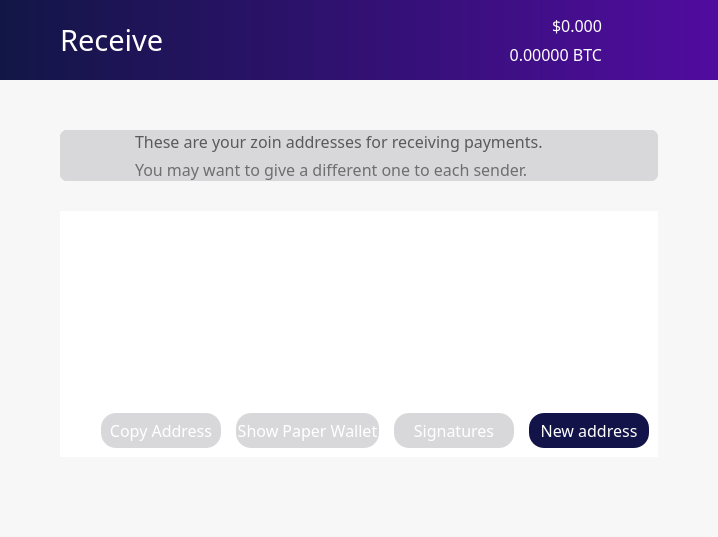
<?xml version="1.0" encoding="UTF-8"?>
<ui version="4.0">
 <class>ReceiveCoinsDialog</class>
 <widget class="QWidget" name="ReceiveCoinsDialog">
  <property name="geometry">
   <rect>
    <x>0</x>
    <y>0</y>
    <width>718</width>
    <height>537</height>
   </rect>
  </property>
  <property name="sizePolicy">
   <sizepolicy hsizetype="Preferred" vsizetype="Preferred">
    <horstretch>0</horstretch>
    <verstretch>0</verstretch>
   </sizepolicy>
  </property>
  <property name="minimumSize">
   <size>
    <width>0</width>
    <height>0</height>
   </size>
  </property>
  <property name="palette">
   <palette>
    <active>
     <colorrole role="WindowText">
      <brush brushstyle="SolidPattern">
       <color alpha="255">
        <red>0</red>
        <green>0</green>
        <blue>0</blue>
       </color>
      </brush>
     </colorrole>
     <colorrole role="Button">
      <brush brushstyle="SolidPattern">
       <color alpha="250">
        <red>247</red>
        <green>247</green>
        <blue>247</blue>
       </color>
      </brush>
     </colorrole>
     <colorrole role="Midlight">
      <brush brushstyle="SolidPattern">
       <color alpha="255">
        <red>255</red>
        <green>255</green>
        <blue>255</blue>
       </color>
      </brush>
     </colorrole>
     <colorrole role="Dark">
      <brush brushstyle="SolidPattern">
       <color alpha="255">
        <red>225</red>
        <green>225</green>
        <blue>225</blue>
       </color>
      </brush>
     </colorrole>
     <colorrole role="Mid">
      <brush brushstyle="SolidPattern">
       <color alpha="255">
        <red>0</red>
        <green>0</green>
        <blue>255</blue>
       </color>
      </brush>
     </colorrole>
     <colorrole role="Text">
      <brush brushstyle="SolidPattern">
       <color alpha="255">
        <red>0</red>
        <green>0</green>
        <blue>0</blue>
       </color>
      </brush>
     </colorrole>
     <colorrole role="BrightText">
      <brush brushstyle="SolidPattern">
       <color alpha="255">
        <red>255</red>
        <green>128</green>
        <blue>0</blue>
       </color>
      </brush>
     </colorrole>
     <colorrole role="ButtonText">
      <brush brushstyle="SolidPattern">
       <color alpha="255">
        <red>0</red>
        <green>0</green>
        <blue>0</blue>
       </color>
      </brush>
     </colorrole>
     <colorrole role="Base">
      <brush brushstyle="SolidPattern">
       <color alpha="250">
        <red>247</red>
        <green>247</green>
        <blue>247</blue>
       </color>
      </brush>
     </colorrole>
     <colorrole role="Window">
      <brush brushstyle="SolidPattern">
       <color alpha="250">
        <red>247</red>
        <green>247</green>
        <blue>247</blue>
       </color>
      </brush>
     </colorrole>
    </active>
    <inactive>
     <colorrole role="WindowText">
      <brush brushstyle="SolidPattern">
       <color alpha="255">
        <red>0</red>
        <green>0</green>
        <blue>0</blue>
       </color>
      </brush>
     </colorrole>
     <colorrole role="Button">
      <brush brushstyle="SolidPattern">
       <color alpha="250">
        <red>247</red>
        <green>247</green>
        <blue>247</blue>
       </color>
      </brush>
     </colorrole>
     <colorrole role="Midlight">
      <brush brushstyle="SolidPattern">
       <color alpha="255">
        <red>255</red>
        <green>255</green>
        <blue>255</blue>
       </color>
      </brush>
     </colorrole>
     <colorrole role="Dark">
      <brush brushstyle="SolidPattern">
       <color alpha="255">
        <red>225</red>
        <green>225</green>
        <blue>225</blue>
       </color>
      </brush>
     </colorrole>
     <colorrole role="Mid">
      <brush brushstyle="SolidPattern">
       <color alpha="255">
        <red>0</red>
        <green>0</green>
        <blue>255</blue>
       </color>
      </brush>
     </colorrole>
     <colorrole role="Text">
      <brush brushstyle="SolidPattern">
       <color alpha="255">
        <red>0</red>
        <green>0</green>
        <blue>0</blue>
       </color>
      </brush>
     </colorrole>
     <colorrole role="BrightText">
      <brush brushstyle="SolidPattern">
       <color alpha="255">
        <red>255</red>
        <green>128</green>
        <blue>0</blue>
       </color>
      </brush>
     </colorrole>
     <colorrole role="ButtonText">
      <brush brushstyle="SolidPattern">
       <color alpha="255">
        <red>0</red>
        <green>0</green>
        <blue>0</blue>
       </color>
      </brush>
     </colorrole>
     <colorrole role="Base">
      <brush brushstyle="SolidPattern">
       <color alpha="250">
        <red>247</red>
        <green>247</green>
        <blue>247</blue>
       </color>
      </brush>
     </colorrole>
     <colorrole role="Window">
      <brush brushstyle="SolidPattern">
       <color alpha="250">
        <red>247</red>
        <green>247</green>
        <blue>247</blue>
       </color>
      </brush>
     </colorrole>
    </inactive>
    <disabled>
     <colorrole role="WindowText">
      <brush brushstyle="SolidPattern">
       <color alpha="255">
        <red>225</red>
        <green>225</green>
        <blue>225</blue>
       </color>
      </brush>
     </colorrole>
     <colorrole role="Button">
      <brush brushstyle="SolidPattern">
       <color alpha="250">
        <red>247</red>
        <green>247</green>
        <blue>247</blue>
       </color>
      </brush>
     </colorrole>
     <colorrole role="Midlight">
      <brush brushstyle="SolidPattern">
       <color alpha="255">
        <red>255</red>
        <green>255</green>
        <blue>255</blue>
       </color>
      </brush>
     </colorrole>
     <colorrole role="Dark">
      <brush brushstyle="SolidPattern">
       <color alpha="255">
        <red>225</red>
        <green>225</green>
        <blue>225</blue>
       </color>
      </brush>
     </colorrole>
     <colorrole role="Mid">
      <brush brushstyle="SolidPattern">
       <color alpha="255">
        <red>0</red>
        <green>0</green>
        <blue>255</blue>
       </color>
      </brush>
     </colorrole>
     <colorrole role="Text">
      <brush brushstyle="SolidPattern">
       <color alpha="255">
        <red>225</red>
        <green>225</green>
        <blue>225</blue>
       </color>
      </brush>
     </colorrole>
     <colorrole role="BrightText">
      <brush brushstyle="SolidPattern">
       <color alpha="255">
        <red>255</red>
        <green>128</green>
        <blue>0</blue>
       </color>
      </brush>
     </colorrole>
     <colorrole role="ButtonText">
      <brush brushstyle="SolidPattern">
       <color alpha="255">
        <red>225</red>
        <green>225</green>
        <blue>225</blue>
       </color>
      </brush>
     </colorrole>
     <colorrole role="Base">
      <brush brushstyle="SolidPattern">
       <color alpha="250">
        <red>247</red>
        <green>247</green>
        <blue>247</blue>
       </color>
      </brush>
     </colorrole>
     <colorrole role="Window">
      <brush brushstyle="SolidPattern">
       <color alpha="250">
        <red>247</red>
        <green>247</green>
        <blue>247</blue>
       </color>
      </brush>
     </colorrole>
    </disabled>
   </palette>
  </property>
  <property name="font">
   <font>
    <family>Snell Roundhand</family>
   </font>
  </property>
  <property name="windowTitle">
   <string>Form</string>
  </property>
  <property name="autoFillBackground">
   <bool>false</bool>
  </property>
  <property name="styleSheet">
   <string notr="true">background-color:rgba(247, 247, 247, 250);
border:0;
</string>
  </property>
  <layout class="QVBoxLayout" name="topLayout">
   <property name="spacing">
    <number>0</number>
   </property>
   <property name="leftMargin">
    <number>0</number>
   </property>
   <property name="topMargin">
    <number>0</number>
   </property>
   <property name="rightMargin">
    <number>0</number>
   </property>
   <property name="bottomMargin">
    <number>0</number>
   </property>
   <item>
    <layout class="QHBoxLayout" name="horizontalLayout" stretch="0">
     <property name="spacing">
      <number>0</number>
     </property>
     <item>
      <layout class="QVBoxLayout" name="verticalLayout_2" stretch="0,0,0">
       <item>
        <layout class="QHBoxLayout" name="Nav">
         <property name="spacing">
          <number>0</number>
         </property>
         <property name="sizeConstraint">
          <enum>QLayout::SetDefaultConstraint</enum>
         </property>
         <property name="topMargin">
          <number>0</number>
         </property>
         <item>
          <widget class="QFrame" name="NavBar">
           <property name="sizePolicy">
            <sizepolicy hsizetype="Preferred" vsizetype="Preferred">
             <horstretch>0</horstretch>
             <verstretch>0</verstretch>
            </sizepolicy>
           </property>
           <property name="minimumSize">
            <size>
             <width>0</width>
             <height>80</height>
            </size>
           </property>
           <property name="maximumSize">
            <size>
             <width>16777215</width>
             <height>80</height>
            </size>
           </property>
           <property name="layoutDirection">
            <enum>Qt::LeftToRight</enum>
           </property>
           <property name="autoFillBackground">
            <bool>false</bool>
           </property>
           <property name="styleSheet">
            <string notr="true">background: QLinearGradient(x1: 0, y1: 0, x2: 1, y2: 0, stop: 0 #121646, stop: 1 #510c9f);
border:0;
</string>
           </property>
           <property name="frameShape">
            <enum>QFrame::StyledPanel</enum>
           </property>
           <property name="frameShadow">
            <enum>QFrame::Raised</enum>
           </property>
           <layout class="QHBoxLayout" name="horizontalLayout_3">
            <property name="spacing">
             <number>6</number>
            </property>
            <property name="leftMargin">
             <number>60</number>
            </property>
            <property name="topMargin">
             <number>0</number>
            </property>
            <property name="rightMargin">
             <number>60</number>
            </property>
            <property name="bottomMargin">
             <number>0</number>
            </property>
            <item>
             <widget class="QLabel" name="label_2">
              <property name="sizePolicy">
               <sizepolicy hsizetype="Preferred" vsizetype="Preferred">
                <horstretch>0</horstretch>
                <verstretch>0</verstretch>
               </sizepolicy>
              </property>
              <property name="font">
               <font>
                <family>ZoinLight</family>
                <pointsize>22</pointsize>
               </font>
              </property>
              <property name="autoFillBackground">
               <bool>false</bool>
              </property>
              <property name="styleSheet">
               <string notr="true">color:white;
background-color: rgba(255, 255, 255,0);</string>
              </property>
              <property name="text">
               <string>Receive</string>
              </property>
              <property name="indent">
               <number>0</number>
              </property>
             </widget>
            </item>
            <item>
             <layout class="QVBoxLayout" name="verticalLayout_5">
              <item>
               <widget class="QLabel" name="priceUSD">
                <property name="font">
                 <font>
                  <family>ZoinMedium</family>
                  <pointsize>12</pointsize>
                  <weight>50</weight>
                  <bold>false</bold>
                 </font>
                </property>
                <property name="styleSheet">
                 <string notr="true">background-color: rgb(0,0,0,0);
color: white;</string>
                </property>
                <property name="text">
                 <string>$0.000</string>
                </property>
                <property name="alignment">
                 <set>Qt::AlignBottom|Qt::AlignRight|Qt::AlignTrailing</set>
                </property>
               </widget>
              </item>
              <item>
               <widget class="QLabel" name="priceBTC">
                <property name="font">
                 <font>
                  <family>ZoinLight</family>
                  <pointsize>12</pointsize>
                  <weight>50</weight>
                  <bold>false</bold>
                 </font>
                </property>
                <property name="styleSheet">
                 <string notr="true">background-color: rgb(0,0,0,0);
color: white;</string>
                </property>
                <property name="text">
                 <string>0.00000 BTC</string>
                </property>
                <property name="alignment">
                 <set>Qt::AlignRight|Qt::AlignTop|Qt::AlignTrailing</set>
                </property>
               </widget>
              </item>
             </layout>
            </item>
            <item>
             <widget class="QPushButton" name="pushButton">
              <property name="maximumSize">
               <size>
                <width>50</width>
                <height>80</height>
               </size>
              </property>
              <property name="styleSheet">
               <string notr="true">background: rgb(0,0,0,0);</string>
              </property>
              <property name="text">
               <string/>
              </property>
              <property name="icon">
               <iconset>
                <normaloff>:/icons/Exports_45</normaloff>:/icons/Exports_45</iconset>
              </property>
              <property name="iconSize">
               <size>
                <width>70</width>
                <height>70</height>
               </size>
              </property>
             </widget>
            </item>
           </layout>
          </widget>
         </item>
        </layout>
       </item>
       <item>
        <widget class="QFrame" name="frame">
         <property name="palette">
          <palette>
           <active>
            <colorrole role="Button">
             <brush brushstyle="SolidPattern">
              <color alpha="250">
               <red>247</red>
               <green>247</green>
               <blue>247</blue>
              </color>
             </brush>
            </colorrole>
            <colorrole role="Base">
             <brush brushstyle="SolidPattern">
              <color alpha="250">
               <red>247</red>
               <green>247</green>
               <blue>247</blue>
              </color>
             </brush>
            </colorrole>
            <colorrole role="Window">
             <brush brushstyle="SolidPattern">
              <color alpha="250">
               <red>247</red>
               <green>247</green>
               <blue>247</blue>
              </color>
             </brush>
            </colorrole>
           </active>
           <inactive>
            <colorrole role="Button">
             <brush brushstyle="SolidPattern">
              <color alpha="250">
               <red>247</red>
               <green>247</green>
               <blue>247</blue>
              </color>
             </brush>
            </colorrole>
            <colorrole role="Base">
             <brush brushstyle="SolidPattern">
              <color alpha="250">
               <red>247</red>
               <green>247</green>
               <blue>247</blue>
              </color>
             </brush>
            </colorrole>
            <colorrole role="Window">
             <brush brushstyle="SolidPattern">
              <color alpha="250">
               <red>247</red>
               <green>247</green>
               <blue>247</blue>
              </color>
             </brush>
            </colorrole>
           </inactive>
           <disabled>
            <colorrole role="Button">
             <brush brushstyle="SolidPattern">
              <color alpha="250">
               <red>247</red>
               <green>247</green>
               <blue>247</blue>
              </color>
             </brush>
            </colorrole>
            <colorrole role="Base">
             <brush brushstyle="SolidPattern">
              <color alpha="250">
               <red>247</red>
               <green>247</green>
               <blue>247</blue>
              </color>
             </brush>
            </colorrole>
            <colorrole role="Window">
             <brush brushstyle="SolidPattern">
              <color alpha="250">
               <red>247</red>
               <green>247</green>
               <blue>247</blue>
              </color>
             </brush>
            </colorrole>
           </disabled>
          </palette>
         </property>
         <property name="styleSheet">
          <string notr="true"/>
         </property>
         <property name="frameShape">
          <enum>QFrame::NoFrame</enum>
         </property>
         <property name="frameShadow">
          <enum>QFrame::Raised</enum>
         </property>
         <property name="lineWidth">
          <number>1</number>
         </property>
         <property name="midLineWidth">
          <number>0</number>
         </property>
         <layout class="QVBoxLayout" name="verticalLayout_4">
          <property name="spacing">
           <number>0</number>
          </property>
          <property name="leftMargin">
           <number>60</number>
          </property>
          <property name="topMargin">
           <number>50</number>
          </property>
          <property name="rightMargin">
           <number>60</number>
          </property>
          <property name="bottomMargin">
           <number>0</number>
          </property>
          <item>
           <widget class="QFrame" name="balance_frame">
            <property name="enabled">
             <bool>true</bool>
            </property>
            <property name="palette">
             <palette>
              <active>
               <colorrole role="Button">
                <brush brushstyle="SolidPattern">
                 <color alpha="255">
                  <red>216</red>
                  <green>216</green>
                  <blue>219</blue>
                 </color>
                </brush>
               </colorrole>
               <colorrole role="Base">
                <brush brushstyle="SolidPattern">
                 <color alpha="255">
                  <red>216</red>
                  <green>216</green>
                  <blue>219</blue>
                 </color>
                </brush>
               </colorrole>
               <colorrole role="Window">
                <brush brushstyle="SolidPattern">
                 <color alpha="255">
                  <red>216</red>
                  <green>216</green>
                  <blue>219</blue>
                 </color>
                </brush>
               </colorrole>
              </active>
              <inactive>
               <colorrole role="Button">
                <brush brushstyle="SolidPattern">
                 <color alpha="255">
                  <red>216</red>
                  <green>216</green>
                  <blue>219</blue>
                 </color>
                </brush>
               </colorrole>
               <colorrole role="Base">
                <brush brushstyle="SolidPattern">
                 <color alpha="255">
                  <red>216</red>
                  <green>216</green>
                  <blue>219</blue>
                 </color>
                </brush>
               </colorrole>
               <colorrole role="Window">
                <brush brushstyle="SolidPattern">
                 <color alpha="255">
                  <red>216</red>
                  <green>216</green>
                  <blue>219</blue>
                 </color>
                </brush>
               </colorrole>
              </inactive>
              <disabled>
               <colorrole role="Button">
                <brush brushstyle="SolidPattern">
                 <color alpha="255">
                  <red>216</red>
                  <green>216</green>
                  <blue>219</blue>
                 </color>
                </brush>
               </colorrole>
               <colorrole role="Base">
                <brush brushstyle="SolidPattern">
                 <color alpha="255">
                  <red>216</red>
                  <green>216</green>
                  <blue>219</blue>
                 </color>
                </brush>
               </colorrole>
               <colorrole role="Window">
                <brush brushstyle="SolidPattern">
                 <color alpha="255">
                  <red>216</red>
                  <green>216</green>
                  <blue>219</blue>
                 </color>
                </brush>
               </colorrole>
              </disabled>
             </palette>
            </property>
            <property name="contextMenuPolicy">
             <enum>Qt::DefaultContextMenu</enum>
            </property>
            <property name="styleSheet">
             <string notr="true">background-color: rgb(216, 216, 219);
border:0;
border-radius:7px;
border-style:solid;</string>
            </property>
            <property name="frameShape">
             <enum>QFrame::StyledPanel</enum>
            </property>
            <property name="frameShadow">
             <enum>QFrame::Plain</enum>
            </property>
            <property name="lineWidth">
             <number>1</number>
            </property>
            <layout class="QHBoxLayout" name="horizontalLayout_4">
             <property name="spacing">
              <number>0</number>
             </property>
             <property name="sizeConstraint">
              <enum>QLayout::SetDefaultConstraint</enum>
             </property>
             <property name="leftMargin">
              <number>0</number>
             </property>
             <property name="topMargin">
              <number>0</number>
             </property>
             <property name="rightMargin">
              <number>0</number>
             </property>
             <property name="bottomMargin">
              <number>0</number>
             </property>
             <item>
              <widget class="QPushButton" name="pushButton_3">
               <property name="sizePolicy">
                <sizepolicy hsizetype="Fixed" vsizetype="Preferred">
                 <horstretch>0</horstretch>
                 <verstretch>0</verstretch>
                </sizepolicy>
               </property>
               <property name="minimumSize">
                <size>
                 <width>75</width>
                 <height>0</height>
                </size>
               </property>
               <property name="text">
                <string/>
               </property>
               <property name="icon">
                <iconset>
                 <normaloff>:/icons/Exports_47</normaloff>:/icons/Exports_47</iconset>
               </property>
               <property name="iconSize">
                <size>
                 <width>70</width>
                 <height>70</height>
                </size>
               </property>
              </widget>
             </item>
             <item>
              <layout class="QVBoxLayout" name="verticalLayout_6">
               <property name="spacing">
                <number>5</number>
               </property>
               <property name="leftMargin">
                <number>0</number>
               </property>
               <property name="topMargin">
                <number>0</number>
               </property>
               <property name="bottomMargin">
                <number>0</number>
               </property>
               <item>
                <widget class="QLabel" name="label_3">
                 <property name="enabled">
                  <bool>false</bool>
                 </property>
                 <property name="sizePolicy">
                  <sizepolicy hsizetype="Preferred" vsizetype="Preferred">
                   <horstretch>0</horstretch>
                   <verstretch>0</verstretch>
                  </sizepolicy>
                 </property>
                 <property name="font">
                  <font>
                   <family>ZoinMedium</family>
                   <pointsize>12</pointsize>
                   <weight>50</weight>
                   <bold>false</bold>
                  </font>
                 </property>
                 <property name="layoutDirection">
                  <enum>Qt::LeftToRight</enum>
                 </property>
                 <property name="autoFillBackground">
                  <bool>false</bool>
                 </property>
                 <property name="styleSheet">
                  <string notr="true">color: rgb(90, 90, 90);</string>
                 </property>
                 <property name="text">
                  <string>These are your zoin addresses for receiving payments.</string>
                 </property>
                 <property name="alignment">
                  <set>Qt::AlignBottom|Qt::AlignLeading|Qt::AlignLeft</set>
                 </property>
                 <property name="indent">
                  <number>-1</number>
                 </property>
                </widget>
               </item>
               <item>
                <widget class="QLabel" name="labelUnconfirmed">
                 <property name="enabled">
                  <bool>false</bool>
                 </property>
                 <property name="sizePolicy">
                  <sizepolicy hsizetype="Preferred" vsizetype="Preferred">
                   <horstretch>0</horstretch>
                   <verstretch>0</verstretch>
                  </sizepolicy>
                 </property>
                 <property name="font">
                  <font>
                   <family>ZoinLight</family>
                   <pointsize>12</pointsize>
                   <weight>50</weight>
                   <bold>false</bold>
                  </font>
                 </property>
                 <property name="cursor">
                  <cursorShape>IBeamCursor</cursorShape>
                 </property>
                 <property name="toolTip">
                  <string>Total of transactions that have yet to be confirmed, and do not yet count toward the current balance</string>
                 </property>
                 <property name="layoutDirection">
                  <enum>Qt::LeftToRight</enum>
                 </property>
                 <property name="styleSheet">
                  <string notr="true">color: rgb(110, 110, 110);</string>
                 </property>
                 <property name="text">
                  <string notr="true">You may want to give a different one to each sender.</string>
                 </property>
                 <property name="alignment">
                  <set>Qt::AlignLeading|Qt::AlignLeft|Qt::AlignTop</set>
                 </property>
                 <property name="textInteractionFlags">
                  <set>Qt::LinksAccessibleByMouse|Qt::TextSelectableByKeyboard|Qt::TextSelectableByMouse</set>
                 </property>
                </widget>
               </item>
              </layout>
             </item>
            </layout>
           </widget>
          </item>
          <item>
           <layout class="QVBoxLayout" name="verticalLayout_11">
            <property name="topMargin">
             <number>30</number>
            </property>
           </layout>
          </item>
          <item>
           <widget class="QFrame" name="frame_4">
            <property name="palette">
             <palette>
              <active>
               <colorrole role="Button">
                <brush brushstyle="SolidPattern">
                 <color alpha="255">
                  <red>216</red>
                  <green>216</green>
                  <blue>219</blue>
                 </color>
                </brush>
               </colorrole>
               <colorrole role="Base">
                <brush brushstyle="SolidPattern">
                 <color alpha="255">
                  <red>216</red>
                  <green>216</green>
                  <blue>219</blue>
                 </color>
                </brush>
               </colorrole>
               <colorrole role="Window">
                <brush brushstyle="SolidPattern">
                 <color alpha="255">
                  <red>216</red>
                  <green>216</green>
                  <blue>219</blue>
                 </color>
                </brush>
               </colorrole>
              </active>
              <inactive>
               <colorrole role="Button">
                <brush brushstyle="SolidPattern">
                 <color alpha="255">
                  <red>216</red>
                  <green>216</green>
                  <blue>219</blue>
                 </color>
                </brush>
               </colorrole>
               <colorrole role="Base">
                <brush brushstyle="SolidPattern">
                 <color alpha="255">
                  <red>216</red>
                  <green>216</green>
                  <blue>219</blue>
                 </color>
                </brush>
               </colorrole>
               <colorrole role="Window">
                <brush brushstyle="SolidPattern">
                 <color alpha="255">
                  <red>216</red>
                  <green>216</green>
                  <blue>219</blue>
                 </color>
                </brush>
               </colorrole>
              </inactive>
              <disabled>
               <colorrole role="Button">
                <brush brushstyle="SolidPattern">
                 <color alpha="255">
                  <red>216</red>
                  <green>216</green>
                  <blue>219</blue>
                 </color>
                </brush>
               </colorrole>
               <colorrole role="Base">
                <brush brushstyle="SolidPattern">
                 <color alpha="255">
                  <red>216</red>
                  <green>216</green>
                  <blue>219</blue>
                 </color>
                </brush>
               </colorrole>
               <colorrole role="Window">
                <brush brushstyle="SolidPattern">
                 <color alpha="255">
                  <red>216</red>
                  <green>216</green>
                  <blue>219</blue>
                 </color>
                </brush>
               </colorrole>
              </disabled>
             </palette>
            </property>
            <property name="styleSheet">
             <string notr="true">background-color: rgb(216, 216, 219);
border:0;</string>
            </property>
            <property name="frameShape">
             <enum>QFrame::StyledPanel</enum>
            </property>
            <property name="frameShadow">
             <enum>QFrame::Raised</enum>
            </property>
            <layout class="QVBoxLayout" name="verticalLayout">
             <property name="spacing">
              <number>0</number>
             </property>
             <property name="leftMargin">
              <number>0</number>
             </property>
             <property name="topMargin">
              <number>0</number>
             </property>
             <property name="rightMargin">
              <number>0</number>
             </property>
             <property name="bottomMargin">
              <number>0</number>
             </property>
             <item>
              <widget class="QTableView" name="tableView">
               <property name="palette">
                <palette>
                 <active>
                  <colorrole role="Button">
                   <brush brushstyle="SolidPattern">
                    <color alpha="255">
                     <red>255</red>
                     <green>255</green>
                     <blue>255</blue>
                    </color>
                   </brush>
                  </colorrole>
                  <colorrole role="Base">
                   <brush brushstyle="SolidPattern">
                    <color alpha="255">
                     <red>255</red>
                     <green>255</green>
                     <blue>255</blue>
                    </color>
                   </brush>
                  </colorrole>
                  <colorrole role="Window">
                   <brush brushstyle="SolidPattern">
                    <color alpha="255">
                     <red>255</red>
                     <green>255</green>
                     <blue>255</blue>
                    </color>
                   </brush>
                  </colorrole>
                 </active>
                 <inactive>
                  <colorrole role="Button">
                   <brush brushstyle="SolidPattern">
                    <color alpha="255">
                     <red>255</red>
                     <green>255</green>
                     <blue>255</blue>
                    </color>
                   </brush>
                  </colorrole>
                  <colorrole role="Base">
                   <brush brushstyle="SolidPattern">
                    <color alpha="255">
                     <red>255</red>
                     <green>255</green>
                     <blue>255</blue>
                    </color>
                   </brush>
                  </colorrole>
                  <colorrole role="Window">
                   <brush brushstyle="SolidPattern">
                    <color alpha="255">
                     <red>255</red>
                     <green>255</green>
                     <blue>255</blue>
                    </color>
                   </brush>
                  </colorrole>
                 </inactive>
                 <disabled>
                  <colorrole role="Button">
                   <brush brushstyle="SolidPattern">
                    <color alpha="255">
                     <red>255</red>
                     <green>255</green>
                     <blue>255</blue>
                    </color>
                   </brush>
                  </colorrole>
                  <colorrole role="Base">
                   <brush brushstyle="SolidPattern">
                    <color alpha="255">
                     <red>255</red>
                     <green>255</green>
                     <blue>255</blue>
                    </color>
                   </brush>
                  </colorrole>
                  <colorrole role="Window">
                   <brush brushstyle="SolidPattern">
                    <color alpha="255">
                     <red>255</red>
                     <green>255</green>
                     <blue>255</blue>
                    </color>
                   </brush>
                  </colorrole>
                 </disabled>
                </palette>
               </property>
               <property name="font">
                <font>
                 <family>ZoinRegular</family>
                 <pointsize>12</pointsize>
                </font>
               </property>
               <property name="styleSheet">
                <string notr="true">background-color: rgb(255, 255, 255);
border:0;</string>
               </property>
               <property name="lineWidth">
                <number>0</number>
               </property>
               <property name="showDropIndicator" stdset="0">
                <bool>false</bool>
               </property>
               <property name="selectionBehavior">
                <enum>QAbstractItemView::SelectRows</enum>
               </property>
               <property name="showGrid">
                <bool>false</bool>
               </property>
               <property name="gridStyle">
                <enum>Qt::NoPen</enum>
               </property>
               <property name="wordWrap">
                <bool>false</bool>
               </property>
               <property name="cornerButtonEnabled">
                <bool>false</bool>
               </property>
               <attribute name="horizontalHeaderVisible">
                <bool>true</bool>
               </attribute>
              </widget>
             </item>
             <item>
              <widget class="QFrame" name="frame_3">
               <property name="styleSheet">
                <string notr="true">color:white;
background-color: rgb(255,255,255);
border:0;
</string>
               </property>
               <property name="frameShape">
                <enum>QFrame::StyledPanel</enum>
               </property>
               <property name="frameShadow">
                <enum>QFrame::Raised</enum>
               </property>
               <layout class="QHBoxLayout" name="horizontalLayout_5">
                <property name="spacing">
                 <number>15</number>
                </property>
                <item>
                 <spacer name="horizontalSpacer">
                  <property name="orientation">
                   <enum>Qt::Horizontal</enum>
                  </property>
                  <property name="sizeHint" stdset="0">
                   <size>
                    <width>40</width>
                    <height>20</height>
                   </size>
                  </property>
                 </spacer>
                </item>
                <item>
                 <widget class="QPushButton" name="copyAddress">
                  <property name="sizePolicy">
                   <sizepolicy hsizetype="Fixed" vsizetype="Fixed">
                    <horstretch>0</horstretch>
                    <verstretch>0</verstretch>
                   </sizepolicy>
                  </property>
                  <property name="minimumSize">
                   <size>
                    <width>120</width>
                    <height>0</height>
                   </size>
                  </property>
                  <property name="font">
                   <font>
                    <family>ZoinRegular</family>
                    <pointsize>12</pointsize>
                    <weight>50</weight>
                    <bold>false</bold>
                   </font>
                  </property>
                  <property name="styleSheet">
                   <string notr="true">background-color: rgb(216, 216, 219);
color: white;
border-radius:15px;
height:35px;
width:120px;
border-color:gray;
border-width:0px;
border-style:solid;</string>
                  </property>
                  <property name="text">
                   <string>Copy Address</string>
                  </property>
                 </widget>
                </item>
                <item>
                 <widget class="QPushButton" name="showPaperWallet">
                  <property name="sizePolicy">
                   <sizepolicy hsizetype="Fixed" vsizetype="Fixed">
                    <horstretch>0</horstretch>
                    <verstretch>0</verstretch>
                   </sizepolicy>
                  </property>
                  <property name="minimumSize">
                   <size>
                    <width>120</width>
                    <height>0</height>
                   </size>
                  </property>
                  <property name="font">
                   <font>
                    <family>ZoinRegular</family>
                    <pointsize>12</pointsize>
                    <weight>50</weight>
                    <bold>false</bold>
                   </font>
                  </property>
                  <property name="styleSheet">
                   <string notr="true">background-color: rgb(216, 216, 219);
color: white;
border-radius:15px;
height:35px;
width:150px;
border-color:gray;
border-width:0px;
border-style:solid;</string>
                  </property>
                  <property name="text">
                   <string>Show Paper Wallet</string>
                  </property>
                 </widget>
                </item>
                <item>
                 <widget class="QPushButton" name="signMessage">
                  <property name="sizePolicy">
                   <sizepolicy hsizetype="Fixed" vsizetype="Fixed">
                    <horstretch>0</horstretch>
                    <verstretch>0</verstretch>
                   </sizepolicy>
                  </property>
                  <property name="font">
                   <font>
                    <family>ZoinRegular</family>
                    <pointsize>12</pointsize>
                    <weight>50</weight>
                    <bold>false</bold>
                   </font>
                  </property>
                  <property name="styleSheet">
                   <string notr="true">background-color: rgb(216, 216, 219);
color: white;
border-radius:15px;
height:35px;
width:120px;
border-color:gray;
border-width:0px;
border-style:solid;</string>
                  </property>
                  <property name="text">
                   <string>Signatures</string>
                  </property>
                 </widget>
                </item>
                <item>
                 <widget class="QPushButton" name="newAddress">
                  <property name="sizePolicy">
                   <sizepolicy hsizetype="Fixed" vsizetype="Fixed">
                    <horstretch>0</horstretch>
                    <verstretch>0</verstretch>
                   </sizepolicy>
                  </property>
                  <property name="minimumSize">
                   <size>
                    <width>120</width>
                    <height>0</height>
                   </size>
                  </property>
                  <property name="font">
                   <font>
                    <family>ZoinRegular</family>
                    <pointsize>12</pointsize>
                    <weight>50</weight>
                    <bold>false</bold>
                   </font>
                  </property>
                  <property name="styleSheet">
                   <string notr="true">background-color: #121349;
color: white;
border-radius:15px;
height:35px;
width:120px;
border-color:gray;
border-width:0px;
border-style:solid;
</string>
                  </property>
                  <property name="text">
                   <string>New address</string>
                  </property>
                 </widget>
                </item>
               </layout>
              </widget>
             </item>
            </layout>
           </widget>
          </item>
          <item>
           <layout class="QHBoxLayout" name="horizontalLayout_7">
            <property name="spacing">
             <number>0</number>
            </property>
            <property name="topMargin">
             <number>0</number>
            </property>
            <item>
             <spacer name="horizontalSpacer_2">
              <property name="orientation">
               <enum>Qt::Horizontal</enum>
              </property>
              <property name="sizeHint" stdset="0">
               <size>
                <width>40</width>
                <height>20</height>
               </size>
              </property>
             </spacer>
            </item>
           </layout>
          </item>
         </layout>
        </widget>
       </item>
       <item>
        <widget class="QWidget" name="StatusBar" native="true">
         <property name="sizePolicy">
          <sizepolicy hsizetype="Preferred" vsizetype="Preferred">
           <horstretch>0</horstretch>
           <verstretch>0</verstretch>
          </sizepolicy>
         </property>
         <property name="minimumSize">
          <size>
           <width>0</width>
           <height>0</height>
          </size>
         </property>
         <property name="styleSheet">
          <string notr="true">background-color:rgba(247, 247, 247, 250);</string>
         </property>
         <layout class="QHBoxLayout" name="horizontalLayout_8">
          <property name="spacing">
           <number>10</number>
          </property>
          <property name="leftMargin">
           <number>60</number>
          </property>
          <property name="topMargin">
           <number>30</number>
          </property>
          <property name="rightMargin">
           <number>60</number>
          </property>
          <property name="bottomMargin">
           <number>30</number>
          </property>
          <item>
           <layout class="QVBoxLayout" name="statusText">
            <property name="spacing">
             <number>0</number>
            </property>
            <property name="topMargin">
             <number>0</number>
            </property>
            <property name="bottomMargin">
             <number>0</number>
            </property>
           </layout>
          </item>
          <item>
           <layout class="QHBoxLayout" name="statusBar">
            <property name="topMargin">
             <number>0</number>
            </property>
            <property name="bottomMargin">
             <number>0</number>
            </property>
           </layout>
          </item>
         </layout>
        </widget>
       </item>
      </layout>
     </item>
    </layout>
   </item>
  </layout>
 </widget>
 <resources>
  <include location="../../../../../../coreupgrade/zoin/src/qt/bitcoin.qrc"/>
 </resources>
 <connections/>
</ui>
